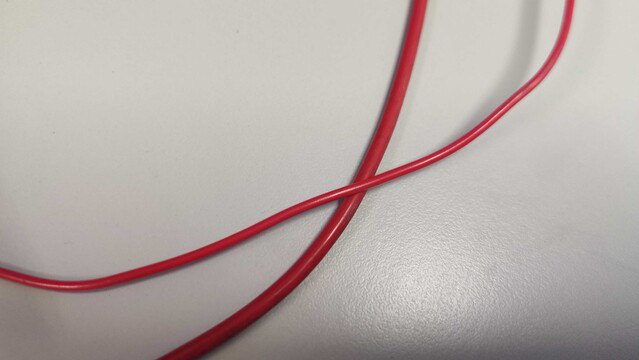
#> input picture data/test_imgs/c1_32.png, 639 x 360 px
$ python run_test_1.py
#> lines starting #> are read from the running program, lines starting #| are printed output that depends on the picture
### CVF3D/core.py
import itertools

import cv2
import numpy as np
import arrow
import math

from .segment.predict import SegNet
from .process.skeletonize_EWD_color import Skeletonize as Skeletonize_EWD
from .process.skeletonize_LAB import Skeletonize as Skeletonize_LAB
from .draw_drac import calcEllipseFromEnds, draw_drac

class Pipeline():

    def __init__(self, checkpoint_seg=None, img_w=1280, img_h=960, if_debug=True, scene='LAB'):
        if checkpoint_seg is not None:
            self.network_seg = SegNet(model_name="deeplabv3plus_resnet101", checkpoint_path=checkpoint_seg, img_w=img_w, img_h=img_h)
        else:
            self.network_seg = None
        self.if_debug = if_debug
        self.cmap = self.voc_cmap(N=256, normalized=False)
        self.scene = scene

    def voc_cmap(self, N=256, normalized=False):
#> called with N = 256, normalized = False
        def bitget(byteval, idx):
            return ((byteval & (1 << idx)) != 0)

        dtype = 'float32' if normalized else 'uint8'
        cmap = np.zeros((N, 3), dtype=dtype)
        for i in range(N):
            r = g = b = 0
            c = i
            for j in range(8):
                r = r | (bitget(c, 0) << 7 - j)
                g = g | (bitget(c, 1) << 7 - j)
                b = b | (bitget(c, 2) << 7 - j)
                c = c >> 3

            cmap[i] = np.array([r, g, b])

        cmap = cmap / 255 if normalized else cmap
        return cmap

    def run(self, source_img, mask_img=None, mask_th=127):
        t0 = arrow.utcnow()

        if self.network_seg is not None and mask_img is None:
            mask_img = self.network_seg.predict_img(source_img)
        elif self.network_seg is None and mask_img is None:
            print('Error: mask_img is not found!')
        else:
            print('Get mask_img from DIR')

        # 图像平滑
        mask_img_G = cv2.GaussianBlur(mask_img, (7, 7), 0)

        # mask_img_G = mask_img.copy()
        # mask_img_G = cv2.erode(mask_img, (5, 5))

        if self.if_debug:
            cv2.imwrite('data/debug_results/mask_guass.png', mask_img_G)

        mask_img_G[mask_img_G < mask_th] = 0
        mask_img_G[mask_img_G != 0] = 255

        print(mask_img_G.sum()/255)

        seg_time = (arrow.utcnow() - t0).total_seconds() * 1000

        img_out, skeleton_or_routelist, times, routes, end_pairs, ends_dict = self.process(source_img=source_img, mask_img=mask_img_G, mask_th=mask_th, mask_img_origin=mask_img)

        times['seg_time'] = seg_time

        tot_time = (arrow.utcnow() - t0).total_seconds() * 1000
        times['tot_time'] = tot_time - seg_time

        return img_out, skeleton_or_routelist, times, routes, end_pairs, ends_dict

    # [221 lines left out: functions process, calcEndPairsContinuity, mergeEnds, combineEndsDict, combineEndsRoutes, combineEndsRoutes_NoCircle and 3 more, not called in this run]

    def distance3D(self, point1, point2):
        return ((point1[0] - point2[0]) ** 2 + (point1[1] - point2[1]) ** 2 + (point1[2] - point2[2]) ** 2) ** 0.5

    # [254 lines left out: functions calcRouteScore, showCombRoutes, showCombRoutes_WithCrossOrder, showCombRoutes_Single, calcRouteContinuity, calcCrossContinuity and 4 more, not called in this run]

### run_test_1.py
import os, cv2
from CVF3D.core import Pipeline

if __name__ == "__main__":

    img_name = 'c1_32.png'

    IMG_PATH = "data/test_imgs/{}".format(img_name)
    MASK_PATH = "data/test_labels/{}".format(img_name)

    IMG_W = 640
    IMG_H = 360

    ckpt_seg_name = "checkpoints/CP_segmentation.pth"

    p = Pipeline(img_w=IMG_W, img_h=IMG_H, if_debug=True, scene='EWD')

    source_img = cv2.imread(IMG_PATH, cv2.IMREAD_COLOR)
#> source_img is the input picture: shape (360, 639, 3); mean B, G, R 167.5, 171, 181.9
    source_img = cv2.resize(source_img, (IMG_W, IMG_H))
#> source_img: shape (360, 640, 3)

    mask_img = cv2.imread(MASK_PATH, cv2.IMREAD_GRAYSCALE)
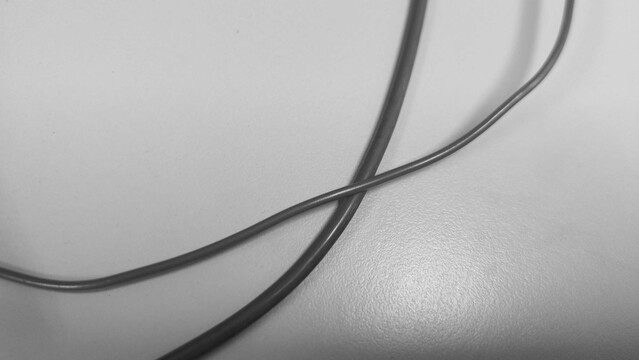
#> mask_img: shape (360, 639); min 26, max 235, mean 173.5
    mask_img = cv2.resize(mask_img, (IMG_W, IMG_H))
#> mask_img: shape (360, 640)

    img_out, _, times, _, _, _ = p.run(source_img=source_img, mask_img=mask_img, mask_th=31)
#> (the run stopped early here; a loop or call above may not have finished)
